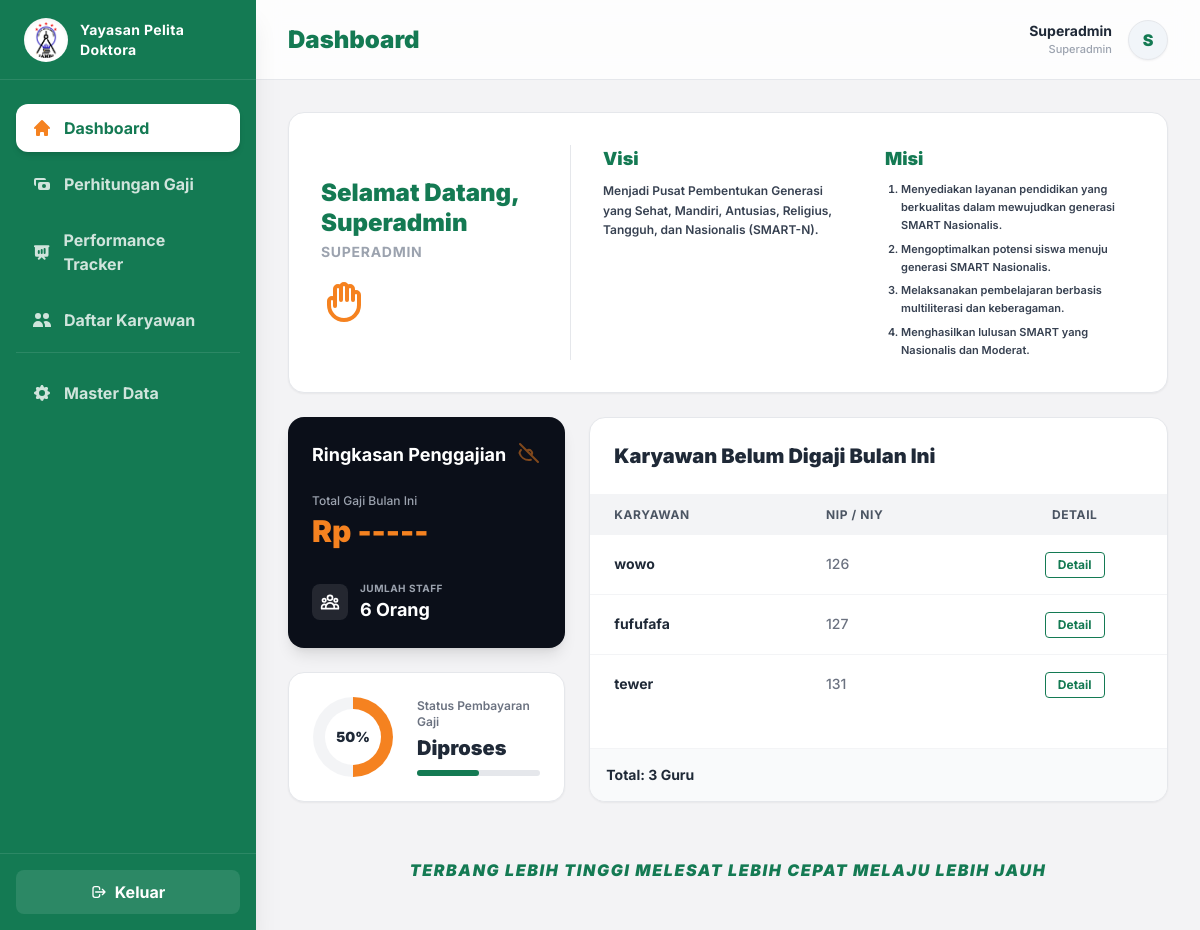
/dashboard/ (signed in), run on the app's committed database.
### hr/models.py (models this page shows, shortened)
class User(AbstractUser):
    ROLE_CHOICES = (
        ('superadmin', 'Superadmin'),
        ('biro_keuangan', 'Biro Keuangan'),
        ('biro_sdm', 'Biro SDM'),
    )
    role = models.CharField(max_length=20, choices=ROLE_CHOICES)

class Employee(models.Model):
    STATUS_CHOICES = [
        ('Tetap', 'Karyawan Tetap'),
        ('Contrak', 'Karyawan Kontrak'),
        ('Percobaan', 'Masa Percobaan (Probation)'),
    ]
    niy = models.CharField(max_length=50, unique=True)
    nama = models.CharField(max_length=100)
    position = models.ForeignKey(Position, on_delete=models.CASCADE, related_name='employees')
    alamat = models.TextField(blank=True, null=True)
    no_hp = models.CharField(max_length=20, blank=True, null=True)
    tanggal_masuk = models.DateField()
    status_karyawan = models.CharField(max_length=20, choices=STATUS_CHOICES, default='Tetap')
    gaji_pokok = models.DecimalField(max_digits=12, decimal_places=0, default=0)

### hr/views.py (the view)
# urls.py: path('dashboard/', views.dashboard_view, name='dashboard'),
@login_required(login_url='login')
def dashboard_view(request):
    now = timezone.now()
    current_month = now.month
    current_year = now.year
    total_karyawan = Employee.objects.count()
    payrolls_bulan_ini = Payroll.objects.filter(bulan=current_month, tahun=current_year, status='Selesai')
    total_sudah_digaji = payrolls_bulan_ini.count()
    total_belum_digaji = total_karyawan - total_sudah_digaji
    estimasi_gaji = payrolls_bulan_ini.aggregate(Sum('gaji_bersih'))['gaji_bersih__sum'] or 0
    persentase_terbayar = 0
    if total_karyawan > 0:
        persentase_terbayar = int((total_sudah_digaji / total_karyawan) * 100)
    paid_employee_ids = payrolls_bulan_ini.values_list('employee_id', flat=True)
    karyawan_belum_digaji = Employee.objects.exclude(id__in=paid_employee_ids)[:5]
    context = {
        'total_karyawan': total_karyawan,
        'estimasi_gaji': estimasi_gaji,
        'total_sudah_digaji': total_sudah_digaji,
        'total_belum_digaji': total_belum_digaji,
        'persentase_terbayar': persentase_terbayar,
        'karyawan_belum_digaji': karyawan_belum_digaji,
    }
    return render(request, 'hr/dashboard.html', context)

### hr/templates/hr/dashboard.html (shortened to what this page needs)
{% extends 'hr/base.html' %}
{% load humanize %}
{% block header_title %}Dashboard{% endblock %}
{% block content %}
<div class="space-y-6">
    <div class="bg-white rounded-2xl shadow-sm border border-gray-200 p-8 grid grid-cols-1 md:grid-cols-3 gap-8">
        <div class="col-span-1 border-b md:border-b-0 md:border-r border-gray-200 pb-6 md:pb-0 md:pr-6 flex flex-col justify-center">
            <h2 class="text-2xl font-black text-[#147A53] leading-tight">Selamat Datang,<br>{{ request.user.first_name|default:request.user.username|title }}</h2>
            <p class="text-sm font-bold text-gray-400 mt-1 uppercase tracking-wider">{{ request.user.get_role_display|default:"Admin Keuangan" }}</p>
            <div class="mt-4">
            </div>
        </div>
        <div class="col-span-1 flex flex-col">
            <h3 class="text-lg font-black text-[#147A53] mb-2">Visi</h3>
            <p class="text-xs font-semibold text-gray-700 leading-relaxed">
                Menjadi Pusat Pembentukan Generasi yang Sehat, Mandiri, Antusias, Religius, Tangguh, dan Nasionalis (SMART-N).
            </p>
        </div>
        <div class="col-span-1 flex flex-col">
            <h3 class="text-lg font-black text-[#147A53] mb-2">Misi</h3>
            <ol class="text-[11px] font-semibold text-gray-700 leading-relaxed space-y-1.5 list-decimal pl-4">
                <li>Menyediakan layanan pendidikan yang berkualitas dalam mewujudkan generasi SMART Nasionalis.</li>
                <li>Mengoptimalkan potensi siswa menuju generasi SMART Nasionalis.</li>
                <li>Melaksanakan pembelajaran berbasis multiliterasi dan keberagaman.</li>
                <li>Menghasilkan lulusan SMART yang Nasionalis dan Moderat.</li>
            </ol>
        </div>
    </div>
    <div class="grid grid-cols-1 lg:grid-cols-3 gap-6">
        <div class="col-span-1 space-y-6">
            <div class="bg-[#0B0F19] p-6 rounded-2xl shadow-lg relative overflow-hidden">
                {% if request.user.role == 'superadmin' or request.user.role == 'biro_keuangan' %}
                <div class="absolute top-6 right-6 text-[#F58220]/50 hover:text-[#F58220] transition cursor-pointer" onclick="toggleGajiDashboard()" title="Tampilkan/Sembunyikan">
                </div>
                {% endif %}
                <h3 class="text-white font-bold text-lg mb-6">Ringkasan Penggajian</h3>
                <div>
                    <p class="text-xs text-gray-400 font-medium mb-1">Total Gaji Bulan Ini</p>
                    {% if request.user.role == 'superadmin' or request.user.role == 'biro_keuangan' %}
                        <p class="text-3xl font-black text-[#F58220]" id="textGajiDashboard" data-gaji="Rp {{ estimasi_gaji|floatformat:0|intcomma }}">Rp -----</p>
                    {% else %}
                        <p class="text-3xl font-black text-[#F58220]">Rp -----</p>
                    {% endif %}
                </div>
                <div class="mt-8 flex items-center gap-3">
                    <div class="p-2 bg-white/10 rounded-lg">
                    </div>
                    <div>
                        <p class="text-[10px] text-gray-400 uppercase tracking-wider font-bold">Jumlah Staff</p>
                        <p class="text-white font-bold text-lg">{{ total_karyawan }} Orang</p>
                    </div>
                </div>
            </div>
            <div class="bg-white p-6 rounded-2xl shadow-sm border border-gray-200 flex items-center gap-6">
                <div class="relative w-20 h-20 flex items-center justify-center rounded-full bg-gray-100" style="background: conic-gradient(#F58220 {{ persentase_terbayar }}%, #f3f4f6 0);">
                    <div class="w-14 h-14 bg-white rounded-full flex items-center justify-center">
                        <span class="text-sm font-black text-gray-800">{{ persentase_terbayar }}%</span>
                    </div>
                </div>
                <div class="flex-1">
                    <p class="text-xs font-semibold text-gray-500 mb-1">Status Pembayaran Gaji</p>
                    <p class="text-xl font-black text-gray-800">
                        {% if persentase_terbayar == 100 %} Selesai {% else %} Diproses {% endif %}
                    </p>
                    <div class="w-full bg-gray-200 rounded-full h-1.5 mt-2">
                        <div class="bg-[#147A53] h-1.5 rounded-full" style="width: {{ persentase_terbayar }}%"></div>
                    </div>
                </div>
            </div>
        </div>
        <div class="col-span-1 lg:col-span-2 bg-white rounded-2xl shadow-sm border border-gray-200 flex flex-col overflow-hidden">
            <div class="p-6 border-b border-gray-100">
                <h3 class="text-xl font-black text-gray-800">Karyawan Belum Digaji Bulan Ini</h3>
            </div>
            <div class="flex-1 overflow-x-auto">
                <table class="w-full text-left border-collapse">
                    <thead>
                        <tr class="bg-gray-100 text-gray-600 text-xs uppercase tracking-wider">
                            <th class="py-3 px-6 font-bold">Karyawan</th>
                            <th class="py-3 px-6 font-bold">NIP / NIY</th>
                            <th class="py-3 px-6 font-bold text-center">Detail</th>
                        </tr>
                    </thead>
                    <tbody class="divide-y divide-gray-100">
                        {% for emp in karyawan_belum_digaji %}
                        <tr class="hover:bg-gray-50 transition">
                            <td class="py-4 px-6 text-sm font-bold text-gray-800">{{ emp.nama }}</td>
                            <td class="py-4 px-6 text-sm font-medium text-gray-500">{{ emp.niy }}</td>
                            <td class="py-4 px-6 text-center">
                                {% if request.user.role == 'superadmin' or request.user.role == 'biro_keuangan' %}
                                    <a href="{% url 'perhitungan_gaji' %}?status=draft" class="inline-block px-3 py-1 bg-white border border-[#147A53] text-[#147A53] text-xs font-bold rounded hover:bg-[#147A53] hover:text-white transition">
                                        Detail
                                    </a>
                                {% else %}
                                    <span class="text-xs text-gray-400 font-medium italic select-none">Akses Terbatas</span>
                                {% endif %}
                            </td>
                        </tr>
                        {% empty %}
                        <tr>
                            <td colspan="3" class="py-10 text-center text-gray-500 text-sm font-medium">Semua karyawan sudah digaji bulan ini! 🎉</td>
                        </tr>
                        {% endfor %}
                    </tbody>
                </table>
            </div>
            <div class="p-4 bg-gray-50 border-t border-gray-100">
                <p class="text-sm font-bold text-gray-800">Total: {{ total_belum_digaji }} Guru</p>
            </div>
        </div>
    </div>
    <div class="text-center pt-8 pb-4">
        <p class="text-[#147A53] font-black italic tracking-widest uppercase">
            Terbang Lebih Tinggi Melesat Lebih Cepat Melaju Lebih Jauh
        </p>
    </div>
</div>
{% endblock %}

### hr/templates/hr/base.html (shortened to what this page needs)
{% load static %}
<!DOCTYPE html>
<html lang="id">
<head>
    <script src="https://cdn.tailwindcss.com"></script>
</head>
<body class="flex h-screen overflow-hidden bg-gray-100">
    <aside class="w-64 bg-[#147A53] text-white flex flex-col transition-all duration-300 shadow-xl z-20 relative">
        <div class="h-20 flex items-center px-6 border-b border-white/10">
            <div class="flex items-center gap-3">
                <img src="{% static 'img/logo.png' %}" alt="Logo Yayasan" class="w-11 h-11 object-contain bg-white rounded-full p-1 shadow-inner">
                <div class="leading-tight">
                    <h1 class="text-sm font-bold text-white tracking-wide">Yayasan Pelita</h1>
                    <h1 class="text-sm font-bold text-white tracking-wide">Doktora</h1>
                </div>
            </div>
        </div>
        <nav class="flex-1 px-4 py-6 space-y-2 overflow-y-auto">
            <a href="{% url 'dashboard' %}" class="flex items-center gap-3 px-4 py-3 rounded-xl font-bold transition-all {% if request.resolver_match.url_name == 'dashboard' %}bg-white text-[#147A53] shadow-md{% else %}text-white/80 hover:bg-white/10 hover:text-white{% endif %}">
                <svg class="w-5 h-5 {% if request.resolver_match.url_name == 'dashboard' %}text-[#F58220]{% endif %}" fill="currentColor" viewBox="0 0 20 20"><path d="M10.707 2.293a1 1 0 00-1.414 0l-7 7a1 1 0 001.414 1.414L4 10.414V17a1 1 0 001 1h2a1 1 0 001-1v-2a1 1 0 011-1h2a1 1 0 011 1v2a1 1 0 001 1h2a1 1 0 001-1v-6.586l.293.293a1 1 0 001.414-1.414l-7-7z"></path></svg>
                Dashboard
            </a>
            {% if request.user.role == 'superadmin' or request.user.role == 'biro_keuangan' %}
            <a href="{% url 'perhitungan_gaji' %}" class="flex items-center gap-3 px-4 py-3 rounded-xl font-bold transition-all {% if request.resolver_match.url_name == 'perhitungan_gaji' %}bg-white text-[#147A53] shadow-md{% else %}text-white/80 hover:bg-white/10 hover:text-white{% endif %}">
                <svg class="w-5 h-5 {% if request.resolver_match.url_name == 'perhitungan_gaji' %}text-[#F58220]{% endif %}" fill="currentColor" viewBox="0 0 20 20"><path fill-rule="evenodd" d="M4 4a2 2 0 00-2 2v4a2 2 0 002 2V6h10a2 2 0 00-2-2H4zm2 6a2 2 0 012-2h8a2 2 0 012 2v4a2 2 0 01-2 2H8a2 2 0 01-2-2v-4zm6 4a2 2 0 100-4 2 2 0 000 4z" clip-rule="evenodd"></path></svg>
                Perhitungan Gaji
            </a>
            {% endif %}
            {% if request.user.role == 'superadmin' or request.user.role == 'biro_sdm' %}
            <a href="{% url 'performance_tracker' %}" class="flex items-center gap-3 px-4 py-3 rounded-xl font-bold transition-all {% if request.resolver_match.url_name == 'performance_tracker' %}bg-white text-[#147A53] shadow-md{% else %}text-white/80 hover:bg-white/10 hover:text-white{% endif %}">
                <svg class="w-5 h-5 {% if request.resolver_match.url_name == 'performance_tracker' %}text-[#F58220]{% endif %}" fill="currentColor" viewBox="0 0 20 20"><path fill-rule="evenodd" d="M3 3a1 1 0 000 2v8a2 2 0 002 2h2.586l-1.293 1.293a1 1 0 101.414 1.414L10 15.414l2.293 2.293a1 1 0 001.414-1.414L12.414 15H15a2 2 0 002-2V5a1 1 0 100-2H3zm11 4a1 1 0 10-2 0v4a1 1 0 102 0V7zm-3 1a1 1 0 10-2 0v3a1 1 0 102 0V8zM8 9a1 1 0 00-2 0v2a1 1 0 102 0V9z" clip-rule="evenodd"></path></svg>
                Performance Tracker
            </a>
            {% endif %}
            <a href="{% url 'karyawan' %}" class="flex items-center gap-3 px-4 py-3 rounded-xl font-bold transition-all {% if request.resolver_match.url_name == 'karyawan' %}bg-white text-[#147A53] shadow-md{% else %}text-white/80 hover:bg-white/10 hover:text-white{% endif %}">
                <svg class="w-5 h-5 {% if request.resolver_match.url_name == 'karyawan' %}text-[#F58220]{% endif %}" fill="currentColor" viewBox="0 0 20 20"><path d="M9 6a3 3 0 11-6 0 3 3 0 016 0zM17 6a3 3 0 11-6 0 3 3 0 016 0zM12.93 17c.046-.327.07-.66.07-1a6.97 6.97 0 00-1.5-4.33A5 5 0 0119 16v1h-6.07zM6 11a5 5 0 015 5v1H1v-1a5 5 0 015-5z"></path></svg>
                Daftar Karyawan
            </a>
            <div class="pt-2 border-t border-white/10 mt-2"></div>
            <a href="{% url 'master_data' %}" class="flex items-center gap-3 px-4 py-3 rounded-xl font-bold transition-all {% if request.resolver_match.url_name == 'master_data' %}bg-white text-[#147A53] shadow-md{% else %}text-white/80 hover:bg-white/10 hover:text-white{% endif %}">
                <svg class="w-5 h-5 {% if request.resolver_match.url_name == 'master_data' %}text-[#F58220]{% endif %}" fill="currentColor" viewBox="0 0 20 20"><path fill-rule="evenodd" d="M11.49 3.17c-.38-1.56-2.6-1.56-2.98 0a1.532 1.532 0 01-2.286.948c-1.372-.836-2.942.734-2.106 2.106.54.886.061 2.042-.947 2.287-1.561.379-1.561 2.6 0 2.978a1.532 1.532 0 01.947 2.287c-.836 1.372.734 2.942 2.106 2.106a1.532 1.532 0 012.287.947c.379 1.561 2.6 1.561 2.978 0a1.533 1.533 0 012.287-.947c1.372.836 2.942-.734 2.106-2.106a1.533 1.533 0 01.947-2.287c1.561-.379 1.561-2.6 0-2.978a1.532 1.532 0 01-.947-2.287c.836-1.372-.734-2.942-2.106-2.106a1.532 1.532 0 01-2.287-.947zM10 13a3 3 0 100-6 3 3 0 000 6z" clip-rule="evenodd"></path></svg>
                Master Data
            </a>
        </nav>
        <div class="p-4 border-t border-white/10 mt-auto">
            <a href="{% url 'logout' %}" class="flex justify-center items-center gap-2 w-full px-4 py-2.5 bg-white/10 hover:bg-red-500 text-white font-bold rounded-lg transition duration-200">
                <svg class="w-4 h-4" fill="none" stroke="currentColor" viewBox="0 0 24 24"><path stroke-linecap="round" stroke-linejoin="round" stroke-width="2" d="M17 16l4-4m0 0l-4-4m4 4H7m6 4v1a3 3 0 01-3 3H6a3 3 0 01-3-3V7a3 3 0 013-3h4a3 3 0 013 3v1"></path></svg>
                Keluar
            </a>
        </div>
    </aside>
    <div class="flex-1 flex flex-col overflow-hidden relative">
        <header class="bg-white/80 backdrop-blur-md border-b border-gray-200 h-20 flex items-center justify-between px-8 z-10 sticky top-0">
            <h1 class="text-2xl font-black text-[#147A53]">{% block header_title %}Halaman{% endblock %}</h1>
            <div class="flex items-center gap-4">
                <div class="text-right hidden md:block">
                    <p class="text-sm font-bold text-gray-800">{{ request.user.first_name|default:request.user.username|title }}</p>
                    <p class="text-[11px] font-medium text-gray-400">{{ request.user.get_role_display|default:request.user.role|title }}</p>
                </div>
                <div class="w-10 h-10 rounded-full bg-slate-100 border border-gray-200 shadow-sm flex items-center justify-center text-[#147A53] font-black overflow-hidden relative group cursor-pointer">
                    {{ request.user.first_name|make_list|first|upper|default:request.user.username|make_list|first|upper }}
                </div>
            </div>
        </header>
        <main class="flex-1 overflow-x-hidden overflow-y-auto bg-gray-100/50 p-6 md:p-8">
            {% block content %}
            {% endblock %}
        </main>
    </div>
</body>
</html>

### data on the page
User: user.first_name "Superadmin", user.role "Superadmin", user.first_name|make_list "S", user.role "SUPERADMIN"
Employee: nama "wowo", niy "126"
Employee: nama "fufufafa", niy "127"
Employee: nama "tewer", niy "131"

### other printed values
{{ total_karyawan }} "6"
{{ persentase_terbayar }} "50"
{{ total_belum_digaji }} "3"
